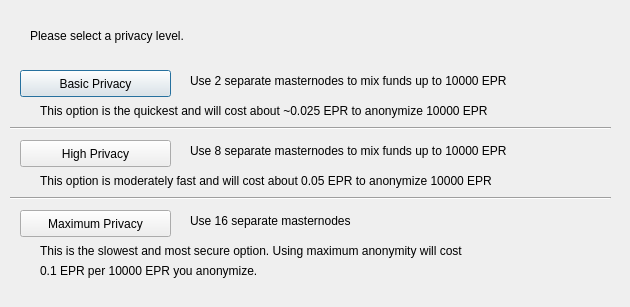
<?xml version="1.0" encoding="UTF-8"?>
<ui version="4.0">
 <class>PrivateSendConfig</class>
 <widget class="QDialog" name="PrivateSendConfig">
  <property name="geometry">
   <rect>
    <x>0</x>
    <y>0</y>
    <width>630</width>
    <height>307</height>
   </rect>
  </property>
  <property name="windowTitle">
   <string>Configure PrivateSend</string>
  </property>
  <widget class="QPushButton" name="buttonBasic">
   <property name="geometry">
    <rect>
     <x>20</x>
     <y>70</y>
     <width>151</width>
     <height>27</height>
    </rect>
   </property>
   <property name="text">
    <string>Basic Privacy</string>
   </property>
  </widget>
  <widget class="QPushButton" name="buttonHigh">
   <property name="geometry">
    <rect>
     <x>20</x>
     <y>140</y>
     <width>151</width>
     <height>27</height>
    </rect>
   </property>
   <property name="text">
    <string>High Privacy</string>
   </property>
  </widget>
  <widget class="QPushButton" name="buttonMax">
   <property name="geometry">
    <rect>
     <x>20</x>
     <y>210</y>
     <width>151</width>
     <height>27</height>
    </rect>
   </property>
   <property name="text">
    <string>Maximum Privacy</string>
   </property>
  </widget>
  <widget class="QLabel" name="label">
   <property name="geometry">
    <rect>
     <x>30</x>
     <y>20</y>
     <width>571</width>
     <height>31</height>
    </rect>
   </property>
   <property name="text">
    <string>Please select a privacy level.</string>
   </property>
  </widget>
  <widget class="QLabel" name="label_2">
   <property name="geometry">
    <rect>
     <x>190</x>
     <y>70</y>
     <width>421</width>
     <height>21</height>
    </rect>
   </property>
   <property name="text">
    <string>Use 2 separate masternodes to mix funds up to 10000 EPR</string>
   </property>
  </widget>
  <widget class="QLabel" name="label_3">
   <property name="geometry">
    <rect>
     <x>190</x>
     <y>140</y>
     <width>411</width>
     <height>21</height>
    </rect>
   </property>
   <property name="text">
    <string>Use 8 separate masternodes to mix funds up to 10000 EPR</string>
   </property>
  </widget>
  <widget class="QLabel" name="label_4">
   <property name="geometry">
    <rect>
     <x>190</x>
     <y>210</y>
     <width>421</width>
     <height>21</height>
    </rect>
   </property>
   <property name="text">
    <string>Use 16 separate masternodes</string>
   </property>
  </widget>
  <widget class="QLabel" name="label_6">
   <property name="geometry">
    <rect>
     <x>40</x>
     <y>100</y>
     <width>561</width>
     <height>21</height>
    </rect>
   </property>
   <property name="text">
    <string>This option is the quickest and will cost about ~0.025 EPR to anonymize 10000 EPR</string>
   </property>
  </widget>
  <widget class="QLabel" name="label_7">
   <property name="geometry">
    <rect>
     <x>40</x>
     <y>170</y>
     <width>561</width>
     <height>21</height>
    </rect>
   </property>
   <property name="text">
    <string>This option is moderately fast and will cost about 0.05 EPR to anonymize 10000 EPR</string>
   </property>
  </widget>
  <widget class="QLabel" name="label_8">
   <property name="geometry">
    <rect>
     <x>40</x>
     <y>240</y>
     <width>561</width>
     <height>21</height>
    </rect>
   </property>
   <property name="text">
    <string>This is the slowest and most secure option. Using maximum anonymity will cost</string>
   </property>
  </widget>
  <widget class="QLabel" name="label_9">
   <property name="geometry">
    <rect>
     <x>40</x>
     <y>260</y>
     <width>561</width>
     <height>21</height>
    </rect>
   </property>
   <property name="text">
    <string>0.1 EPR per 10000 EPR you anonymize.</string>
   </property>
  </widget>
  <widget class="Line" name="line">
   <property name="geometry">
    <rect>
     <x>10</x>
     <y>120</y>
     <width>601</width>
     <height>16</height>
    </rect>
   </property>
   <property name="orientation">
    <enum>Qt::Horizontal</enum>
   </property>
  </widget>
  <widget class="Line" name="line_2">
   <property name="geometry">
    <rect>
     <x>10</x>
     <y>190</y>
     <width>601</width>
     <height>16</height>
    </rect>
   </property>
   <property name="orientation">
    <enum>Qt::Horizontal</enum>
   </property>
  </widget>
 </widget>
 <resources/>
 <connections/>
</ui>
